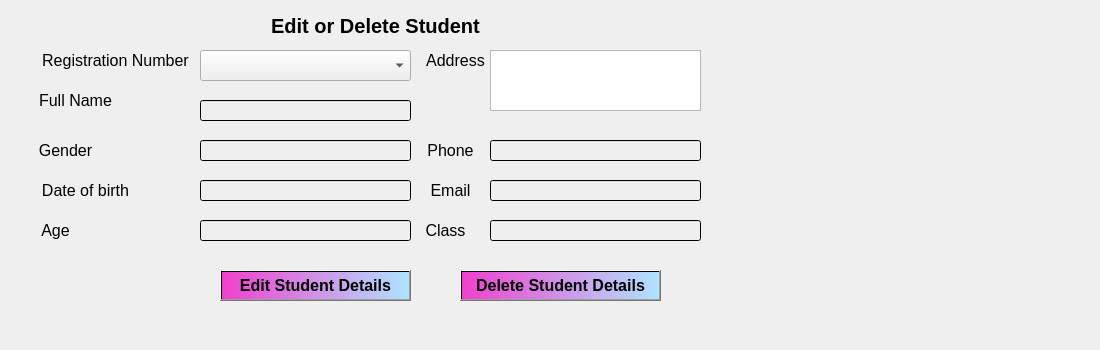
    <widget class="QWidget" name="tab_7">
     <attribute name="icon">
      <iconset>
       <normaloff>Pics/pencil.png</normaloff>Pics/pencil.png</iconset>
     </attribute>
     <attribute name="title">
      <string>Edit Student</string>
     </attribute>
     <widget class="QLabel" name="label_60">
      <property name="geometry">
       <rect>
        <x>-140</x>
        <y>-10</y>
        <width>231</width>
        <height>51</height>
       </rect>
      </property>
      <property name="styleSheet">
       <string notr="true">background-color: qlineargradient(spread:reflect, x1:0, y1:0, x2:1, y2:0, stop:0 rgba(164, 182, 232, 0), stop:0.55 rgba(250, 104, 255, 0), stop:0.98 rgba(124, 205, 236, 0), stop:1 rgba(0, 0, 0, 0));</string>
      </property>
      <property name="text">
       <string/>
      </property>
      <property name="pixmap">
       <pixmap>Pics/liquid-gradient-shape-fluid-abstract-color-background-holographic-organic-3d-design-neon-futuristic-element-blend-bubble-png.png</pixmap>
      </property>
      <property name="scaledContents">
       <bool>true</bool>
      </property>
      <property name="alignment">
       <set>Qt::AlignLeading|Qt::AlignLeft|Qt::AlignVCenter</set>
      </property>
     </widget>
     <widget class="QLabel" name="label_61">
      <property name="geometry">
       <rect>
        <x>650</x>
        <y>290</y>
        <width>441</width>
        <height>51</height>
       </rect>
      </property>
      <property name="styleSheet">
       <string notr="true">background-color: qlineargradient(spread:reflect, x1:0, y1:0, x2:1, y2:0, stop:0 rgba(164, 182, 232, 0), stop:0.55 rgba(250, 104, 255, 0), stop:0.98 rgba(124, 205, 236, 0), stop:1 rgba(0, 0, 0, 0));</string>
      </property>
      <property name="text">
       <string/>
      </property>
      <property name="pixmap">
       <pixmap>Pics/liquid-gradient-shape-fluid-abstract-color-background-holographic-organic-3d-design-neon-futuristic-element-blend-bubble-png.png</pixmap>
      </property>
      <property name="scaledContents">
       <bool>true</bool>
      </property>
     </widget>
     <widget class="QLabel" name="label_62">
      <property name="geometry">
       <rect>
        <x>260</x>
        <y>0</y>
        <width>231</width>
        <height>51</height>
       </rect>
      </property>
      <property name="font">
       <font>
        <pointsize>15</pointsize>
        <weight>75</weight>
        <bold>true</bold>
       </font>
      </property>
      <property name="styleSheet">
       <string notr="true">background-color: qlineargradient(spread:reflect, x1:0, y1:0, x2:1, y2:0, stop:0 rgba(164, 182, 232, 0), stop:0.55 rgba(250, 104, 255, 0), stop:0.98 rgba(124, 205, 236, 0), stop:1 rgba(0, 0, 0, 0));</string>
      </property>
      <property name="text">
       <string>Edit or Delete Student</string>
      </property>
      <property name="alignment">
       <set>Qt::AlignCenter</set>
      </property>
     </widget>
     <widget class="QLabel" name="label_63">
      <property name="geometry">
       <rect>
        <x>40</x>
        <y>50</y>
        <width>151</width>
        <height>20</height>
       </rect>
      </property>
      <property name="font">
       <font>
        <family>MS Shell Dlg 2</family>
        <pointsize>12</pointsize>
        <weight>9</weight>
        <italic>false</italic>
        <bold>false</bold>
       </font>
      </property>
      <property name="styleSheet">
       <string notr="true">font: 75 12pt &quot;MS Shell Dlg 2&quot;;</string>
      </property>
      <property name="text">
       <string>Registration Number</string>
      </property>
      <property name="alignment">
       <set>Qt::AlignCenter</set>
      </property>
     </widget>
     <widget class="QComboBox" name="regcomboBox_1">
      <property name="geometry">
       <rect>
        <x>200</x>
        <y>50</y>
        <width>211</width>
        <height>31</height>
       </rect>
      </property>
      <property name="styleSheet">
       <string notr="true">font: 75 12pt &quot;MS Shell Dlg 2&quot;;</string>
      </property>
     </widget>
     <widget class="QLabel" name="label_64">
      <property name="geometry">
       <rect>
        <x>0</x>
        <y>90</y>
        <width>151</width>
        <height>20</height>
       </rect>
      </property>
      <property name="font">
       <font>
        <family>MS Shell Dlg 2</family>
        <pointsize>12</pointsize>
        <weight>9</weight>
        <italic>false</italic>
        <bold>false</bold>
       </font>
      </property>
      <property name="styleSheet">
       <string notr="true">font: 75 12pt &quot;MS Shell Dlg 2&quot;;</string>
      </property>
      <property name="text">
       <string>Full Name</string>
      </property>
      <property name="alignment">
       <set>Qt::AlignCenter</set>
      </property>
     </widget>
     <widget class="QLineEdit" name="fullnamelineEdit_2">
      <property name="geometry">
       <rect>
        <x>200</x>
        <y>100</y>
        <width>211</width>
        <height>21</height>
       </rect>
      </property>
      <property name="styleSheet">
       <string notr="true">background-color: qlineargradient(spread:reflect, x1:0, y1:0, x2:1, y2:0, stop:0 rgba(208, 177, 232, 0), stop:0.55 rgba(250, 104, 255, 0), stop:0.98 rgba(124, 205, 236, 0), stop:1 rgba(0, 0, 0, 0));
font: 12pt &quot;MS Shell Dlg 2&quot;;</string>
      </property>
     </widget>
     <widget class="QLabel" name="label_92">
      <property name="geometry">
       <rect>
        <x>-10</x>
        <y>140</y>
        <width>151</width>
        <height>20</height>
       </rect>
      </property>
      <property name="font">
       <font>
        <family>MS Shell Dlg 2</family>
        <pointsize>12</pointsize>
        <weight>9</weight>
        <italic>false</italic>
        <bold>false</bold>
       </font>
      </property>
      <property name="styleSheet">
       <string notr="true">font: 75 12pt &quot;MS Shell Dlg 2&quot;;</string>
      </property>
      <property name="text">
       <string>Gender</string>
      </property>
      <property name="alignment">
       <set>Qt::AlignCenter</set>
      </property>
     </widget>
     <widget class="QLineEdit" name="genderlineEdit_2">
      <property name="geometry">
       <rect>
        <x>200</x>
        <y>140</y>
        <width>211</width>
        <height>21</height>
       </rect>
      </property>
      <property name="styleSheet">
       <string notr="true">background-color: qlineargradient(spread:reflect, x1:0, y1:0, x2:1, y2:0, stop:0 rgba(208, 177, 232, 0), stop:0.55 rgba(250, 104, 255, 0), stop:0.98 rgba(124, 205, 236, 0), stop:1 rgba(0, 0, 0, 0));
font: 12pt &quot;MS Shell Dlg 2&quot;;</string>
      </property>
     </widget>
     <widget class="QLabel" name="label_93">
      <property name="geometry">
       <rect>
        <x>10</x>
        <y>180</y>
        <width>151</width>
        <height>20</height>
       </rect>
      </property>
      <property name="font">
       <font>
        <family>MS Shell Dlg 2</family>
        <pointsize>12</pointsize>
        <weight>9</weight>
        <italic>false</italic>
        <bold>false</bold>
       </font>
      </property>
      <property name="styleSheet">
       <string notr="true">font: 75 12pt &quot;MS Shell Dlg 2&quot;;</string>
      </property>
      <property name="text">
       <string>Date of birth</string>
      </property>
      <property name="alignment">
       <set>Qt::AlignCenter</set>
      </property>
     </widget>
     <widget class="QLineEdit" name="doblineEdit_2">
      <property name="geometry">
       <rect>
        <x>200</x>
        <y>180</y>
        <width>211</width>
        <height>21</height>
       </rect>
      </property>
      <property name="styleSheet">
       <string notr="true">background-color: qlineargradient(spread:reflect, x1:0, y1:0, x2:1, y2:0, stop:0 rgba(208, 177, 232, 0), stop:0.55 rgba(250, 104, 255, 0), stop:0.98 rgba(124, 205, 236, 0), stop:1 rgba(0, 0, 0, 0));
font: 12pt &quot;MS Shell Dlg 2&quot;;</string>
      </property>
     </widget>
     <widget class="QLabel" name="label_94">
      <property name="geometry">
       <rect>
        <x>-20</x>
        <y>220</y>
        <width>151</width>
        <height>21</height>
       </rect>
      </property>
      <property name="font">
       <font>
        <family>MS Shell Dlg 2</family>
        <pointsize>12</pointsize>
        <weight>9</weight>
        <italic>false</italic>
        <bold>false</bold>
       </font>
      </property>
      <property name="styleSheet">
       <string notr="true">font: 75 12pt &quot;MS Shell Dlg 2&quot;;</string>
      </property>
      <property name="text">
       <string>Age</string>
      </property>
      <property name="alignment">
       <set>Qt::AlignCenter</set>
      </property>
     </widget>
     <widget class="QLineEdit" name="agelineEdit_2">
      <property name="geometry">
       <rect>
        <x>200</x>
        <y>220</y>
        <width>211</width>
        <height>21</height>
       </rect>
      </property>
      <property name="styleSheet">
       <string notr="true">background-color: qlineargradient(spread:reflect, x1:0, y1:0, x2:1, y2:0, stop:0 rgba(208, 177, 232, 0), stop:0.55 rgba(250, 104, 255, 0), stop:0.98 rgba(124, 205, 236, 0), stop:1 rgba(0, 0, 0, 0));
font: 12pt &quot;MS Shell Dlg 2&quot;;</string>
      </property>
     </widget>
     <widget class="QLabel" name="label_95">
      <property name="geometry">
       <rect>
        <x>420</x>
        <y>50</y>
        <width>71</width>
        <height>20</height>
       </rect>
      </property>
      <property name="font">
       <font>
        <family>MS Shell Dlg 2</family>
        <pointsize>12</pointsize>
        <weight>9</weight>
        <italic>false</italic>
        <bold>false</bold>
       </font>
      </property>
      <property name="styleSheet">
       <string notr="true">font: 75 12pt &quot;MS Shell Dlg 2&quot;;</string>
      </property>
      <property name="text">
       <string>Address</string>
      </property>
      <property name="alignment">
       <set>Qt::AlignCenter</set>
      </property>
     </widget>
     <widget class="QTextEdit" name="addresstextEdit_2">
      <property name="geometry">
       <rect>
        <x>490</x>
        <y>50</y>
        <width>211</width>
        <height>61</height>
       </rect>
      </property>
     </widget>
     <widget class="QLabel" name="label_96">
      <property name="geometry">
       <rect>
        <x>420</x>
        <y>140</y>
        <width>61</width>
        <height>20</height>
       </rect>
      </property>
      <property name="font">
       <font>
        <family>MS Shell Dlg 2</family>
        <pointsize>12</pointsize>
        <weight>9</weight>
        <italic>false</italic>
        <bold>false</bold>
       </font>
      </property>
      <property name="styleSheet">
       <string notr="true">font: 75 12pt &quot;MS Shell Dlg 2&quot;;</string>
      </property>
      <property name="text">
       <string>Phone</string>
      </property>
      <property name="alignment">
       <set>Qt::AlignCenter</set>
      </property>
     </widget>
     <widget class="QLabel" name="label_97">
      <property name="geometry">
       <rect>
        <x>420</x>
        <y>180</y>
        <width>61</width>
        <height>20</height>
       </rect>
      </property>
      <property name="font">
       <font>
        <family>MS Shell Dlg 2</family>
        <pointsize>12</pointsize>
        <weight>9</weight>
        <italic>false</italic>
        <bold>false</bold>
       </font>
      </property>
      <property name="styleSheet">
       <string notr="true">font: 75 12pt &quot;MS Shell Dlg 2&quot;;</string>
      </property>
      <property name="text">
       <string>Email</string>
      </property>
      <property name="alignment">
       <set>Qt::AlignCenter</set>
      </property>
     </widget>
     <widget class="QLineEdit" name="emaillineEdit_2">
      <property name="geometry">
       <rect>
        <x>490</x>
        <y>180</y>
        <width>211</width>
        <height>21</height>
       </rect>
      </property>
      <property name="styleSheet">
       <string notr="true">background-color: qlineargradient(spread:reflect, x1:0, y1:0, x2:1, y2:0, stop:0 rgba(208, 177, 232, 0), stop:0.55 rgba(250, 104, 255, 0), stop:0.98 rgba(124, 205, 236, 0), stop:1 rgba(0, 0, 0, 0));
font: 12pt &quot;MS Shell Dlg 2&quot;;</string>
      </property>
     </widget>
     <widget class="QLineEdit" name="phonelineEdit_2">
      <property name="geometry">
       <rect>
        <x>490</x>
        <y>140</y>
        <width>211</width>
        <height>21</height>
       </rect>
      </property>
      <property name="styleSheet">
       <string notr="true">background-color: qlineargradient(spread:reflect, x1:0, y1:0, x2:1, y2:0, stop:0 rgba(208, 177, 232, 0), stop:0.55 rgba(250, 104, 255, 0), stop:0.98 rgba(124, 205, 236, 0), stop:1 rgba(0, 0, 0, 0));
font: 12pt &quot;MS Shell Dlg 2&quot;;</string>
      </property>
     </widget>
     <widget class="QLabel" name="label_98">
      <property name="geometry">
       <rect>
        <x>420</x>
        <y>220</y>
        <width>51</width>
        <height>20</height>
       </rect>
      </property>
      <property name="font">
       <font>
        <family>MS Shell Dlg 2</family>
        <pointsize>12</pointsize>
        <weight>9</weight>
        <italic>false</italic>
        <bold>false</bold>
       </font>
      </property>
      <property name="styleSheet">
       <string notr="true">font: 75 12pt &quot;MS Shell Dlg 2&quot;;</string>
      </property>
      <property name="text">
       <string>Class</string>
      </property>
      <property name="alignment">
       <set>Qt::AlignCenter</set>
      </property>
     </widget>
     <widget class="QLineEdit" name="classlineEdit_2">
      <property name="geometry">
       <rect>
        <x>490</x>
        <y>220</y>
        <width>211</width>
        <height>21</height>
       </rect>
      </property>
      <property name="styleSheet">
       <string notr="true">background-color: qlineargradient(spread:reflect, x1:0, y1:0, x2:1, y2:0, stop:0 rgba(208, 177, 232, 0), stop:0.55 rgba(250, 104, 255, 0), stop:0.98 rgba(124, 205, 236, 0), stop:1 rgba(0, 0, 0, 0));
font: 12pt &quot;MS Shell Dlg 2&quot;;</string>
      </property>
     </widget>
     <widget class="QPushButton" name="EditStudentButton">
      <property name="geometry">
       <rect>
        <x>220</x>
        <y>270</y>
        <width>191</width>
        <height>31</height>
       </rect>
      </property>
      <property name="font">
       <font>
        <pointsize>12</pointsize>
        <weight>75</weight>
        <bold>true</bold>
       </font>
      </property>
      <property name="styleSheet">
       <string notr="true">background-color: qlineargradient(spread:pad, x1:0, y1:0, x2:1, y2:0, stop:0 rgba(241, 0, 194, 187), stop:1 rgba(174, 228, 255, 255));</string>
      </property>
      <property name="text">
       <string>Edit Student Details</string>
      </property>
     </widget>
     <widget class="QPushButton" name="DeleteStudentButton">
      <property name="geometry">
       <rect>
        <x>460</x>
        <y>270</y>
        <width>201</width>
        <height>31</height>
       </rect>
      </property>
      <property name="font">
       <font>
        <pointsize>12</pointsize>
        <weight>75</weight>
        <bold>true</bold>
       </font>
      </property>
      <property name="styleSheet">
       <string notr="true">background-color: qlineargradient(spread:pad, x1:0, y1:0, x2:1, y2:0, stop:0 rgba(241, 0, 194, 187), stop:1 rgba(174, 228, 255, 255));</string>
      </property>
      <property name="text">
       <string>Delete Student Details</string>
      </property>
     </widget>
    </widget>
